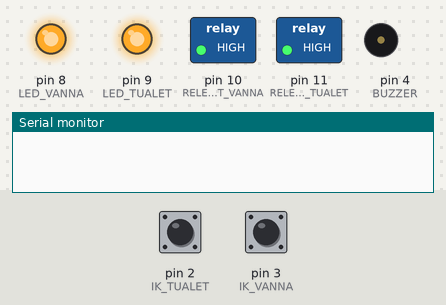
Simulated run of this sketch. Board: Arduino Uno, built with avr-gcc and run on an emulated ATmega328P. On the bench: switched loads named in the sketch (green lamp = pin HIGH), output pins drawn as LEDs (lit = HIGH), buzzer (waves = sounding, pin HIGH), the last lines printed to the serial monitor. The inputs (shaded band) are chosen by the test bench; at power-on: pin 2 (IK_TUALET) HIGH, pin 3 (IK_VANNA) HIGH. The audio player accepts every command and is not drawn.

Above: at 1.2 s.
1.3 s: pin 2 (IK_TUALET) pulled LOW for 0.15 s
At 2.3 s:
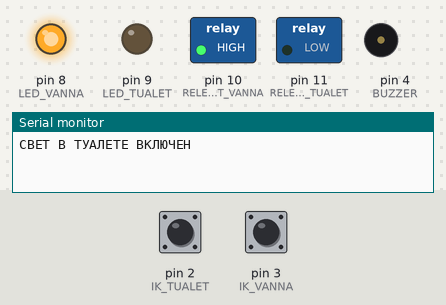
3.3 s: pin 3 (IK_VANNA) pulled LOW for 0.15 s
At 5.0 s:
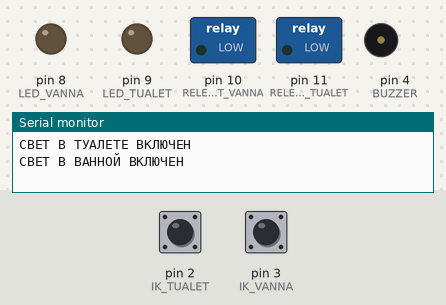
5.3 s: pin 2 (IK_TUALET) pulled LOW for 1 s
At 7.5 s:
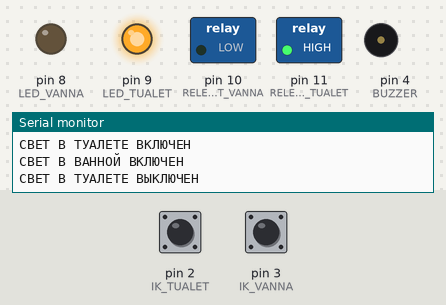
7.8 s: pin 3 (IK_VANNA) pulled LOW for 1 s
At 9.5 s:
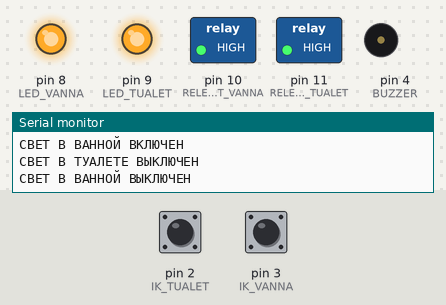
10.3 s: pin 3 (IK_VANNA) pulled LOW for 3.2 s
At 14.3 s:
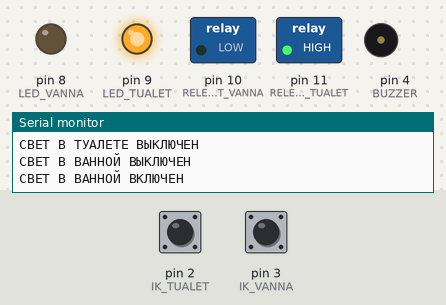
15.0 s: pin 2 (IK_TUALET) pulled LOW for 3.2 s
At 19.1 s:
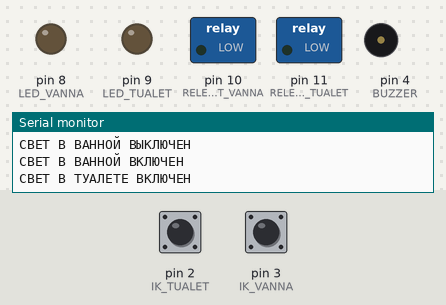
Timing chart, 0 to 20.6 s (numbered marks = the images above; inputs shaded):
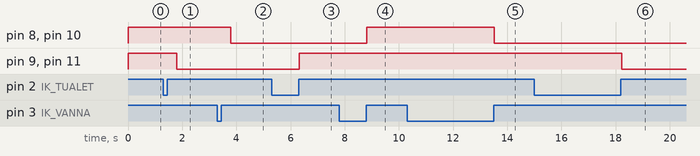

Measured:
- after the input at 1.3 s, pin 9 (LED_TUALET), pin 11 (RELE_SVET_TUALET): HIGH → LOW after 0.50 s
- after the input at 3.3 s, pin 8 (LED_VANNA), pin 10 (RELE_SVET_VANNA): HIGH → LOW after 0.50 s
- after the input at 5.3 s, pin 9 (LED_TUALET), pin 11 (RELE_SVET_TUALET): LOW → HIGH after 1.0 s
- after the input at 7.8 s, pin 8 (LED_VANNA), pin 10 (RELE_SVET_VANNA): LOW → HIGH after 1.0 s
- after the input at 10.3 s, pin 8 (LED_VANNA), pin 10 (RELE_SVET_VANNA): HIGH → LOW after 3.2 s
- after the input at 15.0 s, pin 9 (LED_TUALET), pin 11 (RELE_SVET_TUALET): HIGH → LOW after 3.2 s

The sketch:

vklychenie_sveta.ino
```cpp
#include <SoftwareSerial.h>    // библиотека для для обмена данными
#include <DFPlayer_Mini_Mp3.h> // подключаем библиотеку для DFPlayer Mini


boolean TUALET_FLAG = 0;
boolean VANNA_FLAG = 0;
#define RUKA 0
#define IK_TUALET 2
#define IK_VANNA 3
#define RELE_SVET_VANNA 10
#define RELE_SVET_TUALET 11
#define LED_TUALET 9
#define LED_VANNA 8
#define BUZZER 4
// автоматы
byte svet_tualet = 0, svet_vanna = 0;
// переменные для временных отсчетов
unsigned long ms  = 0, svetTualetMs = 0, svetVannaMs = 0, buzzerMs = 0;

// пользовательские задержки
unsigned int vremya_zadergki_tualet = 500;
unsigned int vremya_zadergki_vanna = 500;
unsigned int vremya_buzzer = 100;
void setup() {
  Serial.begin(9600);
 mp3_set_serial(Serial); // включаем передачу данных с DFPlayer mini mp3
    delay(1);              // задержка в 1ms для установки громкости
    mp3_set_volume(30);     // устанавливаем громкость от 0 до 30
    mp3_set_EQ(5);          // устанавливаем эквалайзер от 0 до 5

  pinMode(IK_TUALET, INPUT_PULLUP);
  pinMode(IK_VANNA, INPUT_PULLUP);
  pinMode(RELE_SVET_VANNA, OUTPUT);
  pinMode(RELE_SVET_TUALET, OUTPUT);
  pinMode(LED_TUALET, OUTPUT);
  pinMode(LED_VANNA, OUTPUT);
  pinMode(BUZZER, OUTPUT);
  digitalWrite( RELE_SVET_VANNA, 1);
  digitalWrite( RELE_SVET_TUALET, 1);
  digitalWrite(LED_TUALET, 1);
  digitalWrite(LED_VANNA, 1);
} // setup

void loop() {
  // Serial.println("IK_TUALET=");
  // Serial.println(digitalRead(IK_TUALET));
  // Serial.println("svet_tualet=");
  //  Serial.println(svet_tualet);
  // Serial.println("IK_VANNA=");
  // Serial.println(digitalRead(IK_VANNA));
  //Serial.println("svet=");
  // Serial.println(svet);


  ms = millis();

  sensors(); // обрабатываем датчики
  autos(); //управляем светом

}// loop
```

autos.ino
```cpp
 void autos(void) {
  //// автомат включения света в туалете
  switch (svet_tualet) {
    case 0:
      svetTualetMs = ms;
      break;

    case 10:
      if ((ms - svetTualetMs) > 500) {
        svetTualetMs = ms;
        digitalWrite(  LED_TUALET, 0);
        digitalWrite(RELE_SVET_TUALET, 0  );
        Serial.println("СВЕТ В ТУАЛЕТЕ ВКЛЮЧЕН");
        mp3_play(1); // проигрываем файл mp3/0001.mp3
        TUALET_FLAG = 1;
        svet_tualet = 0; //GO
      } //ms

      break;

    case 11:
      if ((ms - svetTualetMs) > 500) {
        svetTualetMs = ms;
        digitalWrite(  LED_TUALET, 1);
        digitalWrite(RELE_SVET_TUALET, 1);
        Serial.println("СВЕТ В ТУАЛЕТЕ ВЫКЛЮЧЕН");
         mp3_play(4); // проигрываем файл mp3/0001.mp3
        TUALET_FLAG = 0;
        svet_tualet = 0; //GO

      } //ms
      break;


  } //switch(svet_tualet)

  // автомат включения света в ванной
  switch (svet_vanna) {
    case 0:
      svetVannaMs = ms;
      break;

    case 10:
      if ((ms - svetVannaMs) > 500) {
        svetVannaMs = ms;
        digitalWrite(LED_VANNA, 0);
        digitalWrite(RELE_SVET_VANNA, 0);
        Serial.println("СВЕТ В ВАННОЙ ВКЛЮЧЕН");
         mp3_play(2); // проигрываем файл mp3/0001.mp3
        VANNA_FLAG = 1;
        svet_vanna = 0; //GO
      } //ms
      break;

    case 11:
      if ((ms - svetVannaMs) > 500) {
        svetVannaMs = ms;
        digitalWrite(LED_VANNA, 1 );
        digitalWrite(RELE_SVET_VANNA, 1);
        Serial.println("СВЕТ В ВАННОЙ ВЫКЛЮЧЕН");
         mp3_play(3); // проигрываем файл mp3/0001.mp3
        VANNA_FLAG = 0;
        svet_vanna = 0; //GO
      } //ms
      break;


  }//switch(svet_vanna)
}//autos()
```

sensors.ino
```cpp
void sensors(void) {


  if ( digitalRead (IK_TUALET) == RUKA  && (TUALET_FLAG) == 0) {
delay(20);
 if ( digitalRead (IK_TUALET) == RUKA  && (TUALET_FLAG) == 0) {
    while (!digitalRead(IK_TUALET));
delay(20);

    svet_tualet = 10;


  }} //if TUALET


  if (digitalRead(IK_TUALET) == RUKA  && (TUALET_FLAG) == 1) {
delay(20);
if (digitalRead(IK_TUALET) == RUKA  && (TUALET_FLAG) == 1) {
    while (!digitalRead(IK_TUALET));

delay(20);

    svet_tualet = 11;


  }} //if TUALET


  if (digitalRead(IK_VANNA) == RUKA && (VANNA_FLAG) == 0) {
delay(20);
 if (digitalRead(IK_VANNA) == RUKA && (VANNA_FLAG) == 0) {
    while (!digitalRead(IK_VANNA));
    delay(20);

    svet_vanna = 10;


  }} //if VANNA


  if (digitalRead(IK_VANNA) == RUKA && (VANNA_FLAG) == 1) {
delay(20);
 if (digitalRead(IK_VANNA) == RUKA && (VANNA_FLAG) == 1) {
    while (!digitalRead(IK_VANNA));
delay(20);

    svet_vanna = 11;


  }} //if VANNA*/

}//sensors()
```
